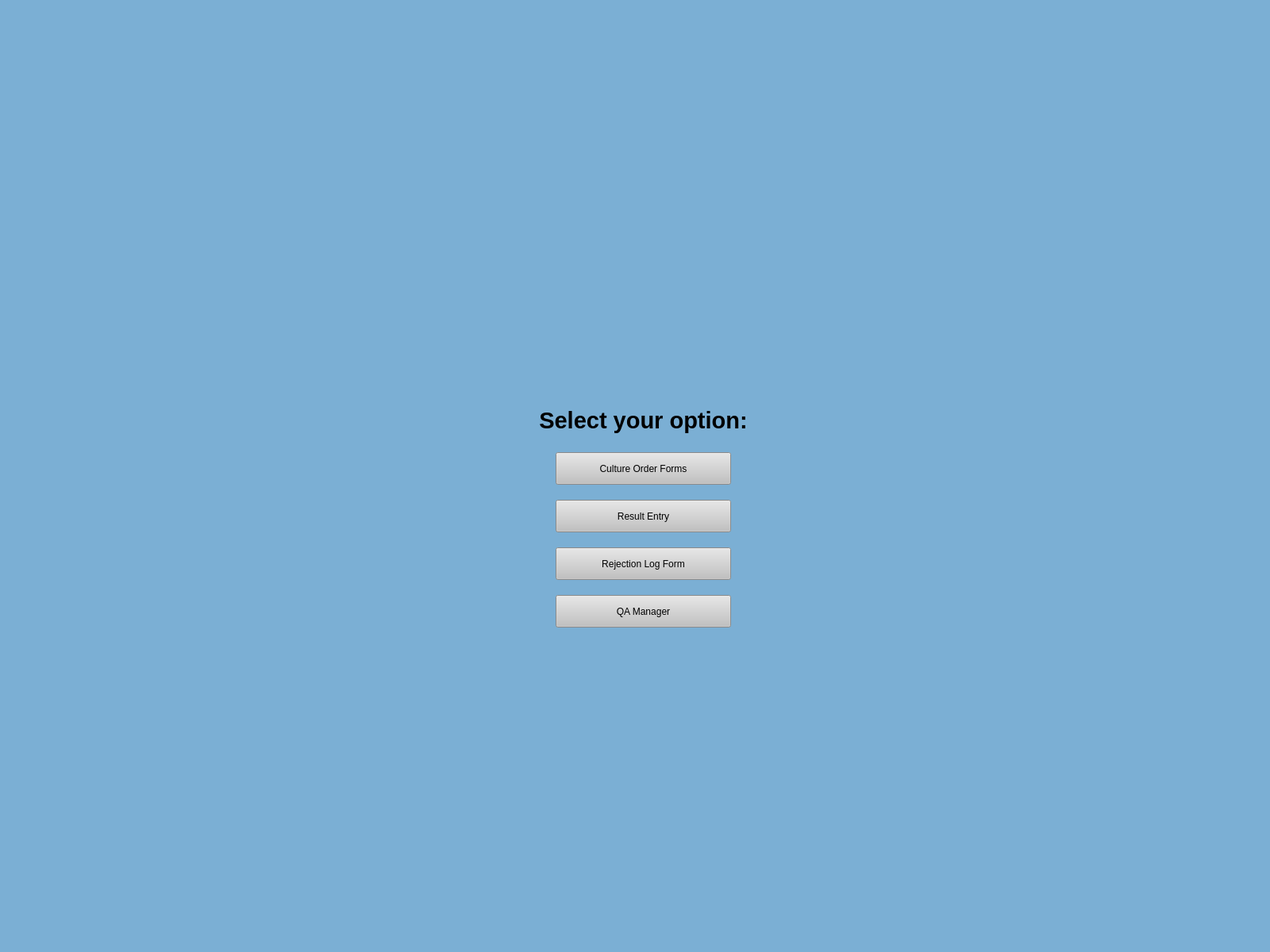
<?xml version="1.0" encoding="UTF-8"?>
<ui version="4.0">
 <class>MainWindow</class>
 <widget class="QMainWindow" name="MainWindow">
  <property name="enabled">
   <bool>true</bool>
  </property>
  <property name="geometry">
   <rect>
    <x>0</x>
    <y>0</y>
    <width>1600</width>
    <height>1200</height>
   </rect>
  </property>
  <property name="windowTitle">
   <string>Login</string>
  </property>
  <property name="styleSheet">
   <string notr="true">background-color: rgb(123, 175, 212);</string>
  </property>
  <property name="toolButtonStyle">
   <enum>Qt::ToolButtonIconOnly</enum>
  </property>
  <widget class="QWidget" name="centralwidget">
   <widget class="QLabel" name="label">
    <property name="geometry">
     <rect>
      <x>650</x>
      <y>500</y>
      <width>321</width>
      <height>61</height>
     </rect>
    </property>
    <property name="text">
     <string>&lt;html&gt;&lt;head/&gt;&lt;body&gt;&lt;p align=&quot;center&quot;&gt;&lt;span style=&quot; font-size:22pt; font-weight:600;&quot;&gt;Select your option:&lt;/span&gt;&lt;/p&gt;&lt;/body&gt;&lt;/html&gt;</string>
    </property>
   </widget>
   <widget class="QLabel" name="label_4">
    <property name="geometry">
     <rect>
      <x>680</x>
      <y>290</y>
      <width>271</width>
      <height>201</height>
     </rect>
    </property>
    <property name="text">
     <string/>
    </property>
    <property name="pixmap">
     <pixmap>../Icon/OMCDb.ico</pixmap>
    </property>
   </widget>
   <widget class="QPushButton" name="cultureOrder">
    <property name="geometry">
     <rect>
      <x>700</x>
      <y>570</y>
      <width>221</width>
      <height>41</height>
     </rect>
    </property>
    <property name="styleSheet">
     <string notr="true">background-color: rgb(193, 193, 193);</string>
    </property>
    <property name="text">
     <string>Culture Order Forms</string>
    </property>
   </widget>
   <widget class="QPushButton" name="resultEntry">
    <property name="geometry">
     <rect>
      <x>700</x>
      <y>630</y>
      <width>221</width>
      <height>41</height>
     </rect>
    </property>
    <property name="styleSheet">
     <string notr="true">background-color: rgb(193, 193, 193);</string>
    </property>
    <property name="text">
     <string>Result Entry</string>
    </property>
   </widget>
   <widget class="QPushButton" name="rejectionLogForm">
    <property name="geometry">
     <rect>
      <x>700</x>
      <y>690</y>
      <width>221</width>
      <height>41</height>
     </rect>
    </property>
    <property name="styleSheet">
     <string notr="true">background-color: rgb(193, 193, 193);</string>
    </property>
    <property name="text">
     <string>Rejection Log Form</string>
    </property>
   </widget>
   <widget class="QPushButton" name="qaManager">
    <property name="geometry">
     <rect>
      <x>700</x>
      <y>750</y>
      <width>221</width>
      <height>41</height>
     </rect>
    </property>
    <property name="styleSheet">
     <string notr="true">background-color: rgb(193, 193, 193);</string>
    </property>
    <property name="text">
     <string>QA Manager</string>
    </property>
   </widget>
   <zorder>label</zorder>
   <zorder>cultureOrder</zorder>
   <zorder>label_4</zorder>
   <zorder>resultEntry</zorder>
   <zorder>rejectionLogForm</zorder>
   <zorder>qaManager</zorder>
  </widget>
  <widget class="QMenuBar" name="menubar">
   <property name="geometry">
    <rect>
     <x>0</x>
     <y>0</y>
     <width>1600</width>
     <height>21</height>
    </rect>
   </property>
  </widget>
  <widget class="QStatusBar" name="statusbar"/>
 </widget>
 <resources/>
 <connections/>
</ui>
